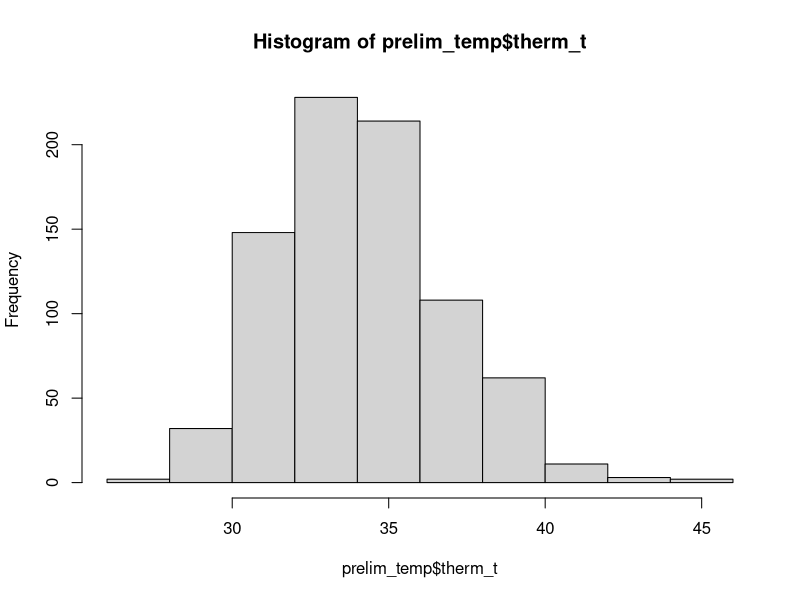
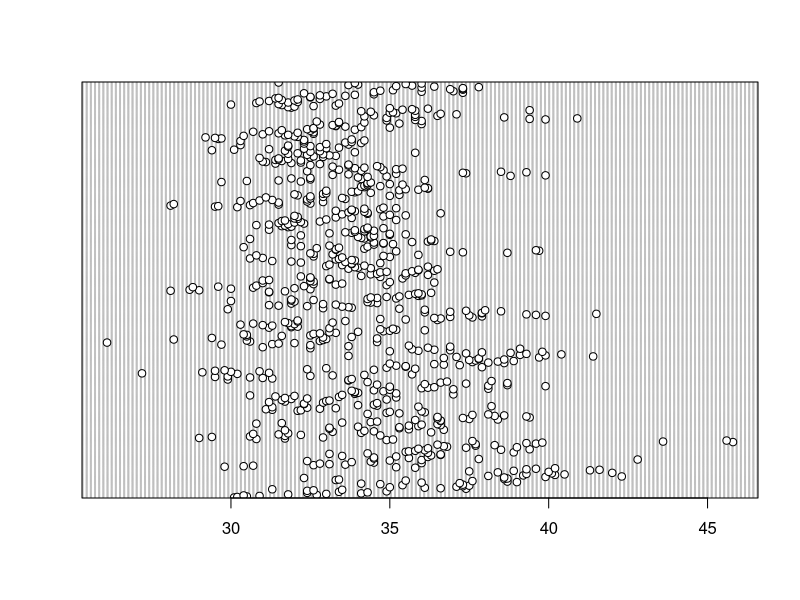
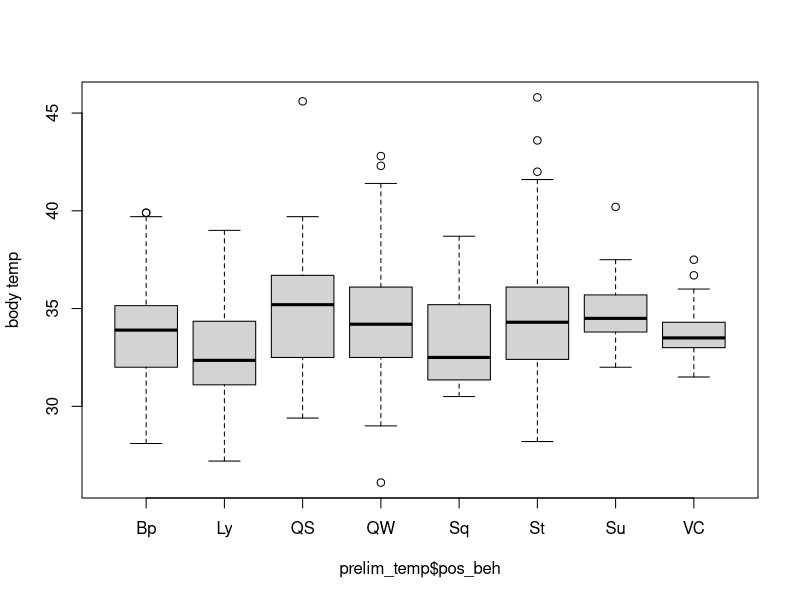
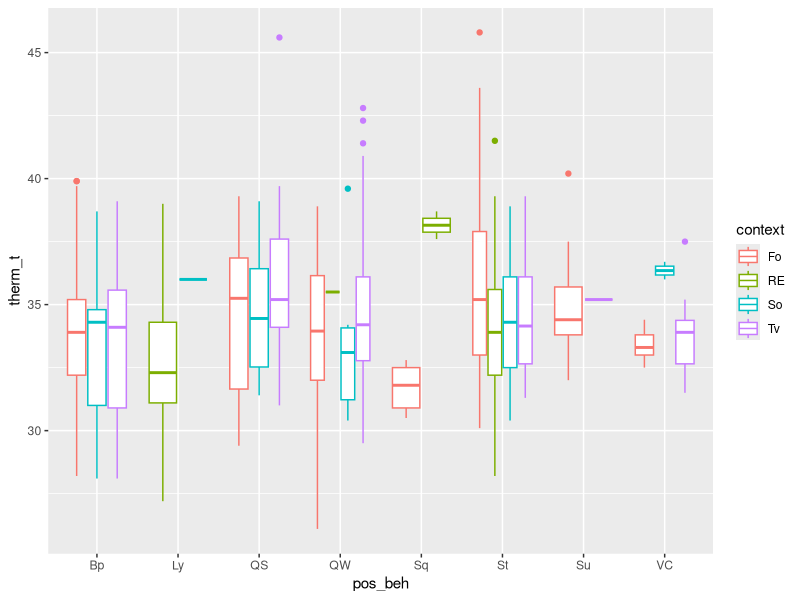
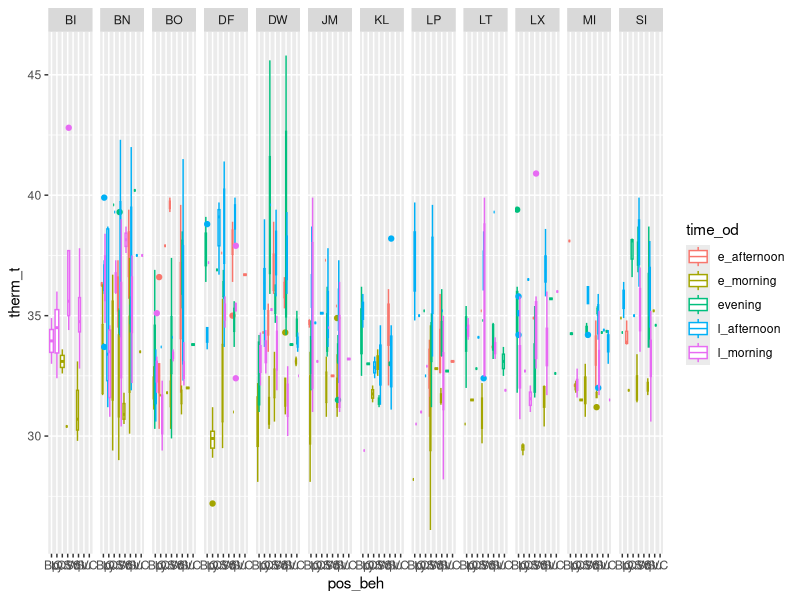

Source code (R) for these figures, in order: (Note: this script raises an error after producing the figures.)
# load libraries
library(tidyverse) 
library(readr) 
library(lubridate)
library(magrittr)
library(ggplot2)
library(car)
library(emmeans)

#read in data
prelim_tidy <- read_csv("_data/_tidy/prelim_data_tidycols.csv")
View(prelim_tidy)

bipedal_data <- read_csv("_summary/bipedal_table.csv")
View(bipedal_data)

#Omit any missing values:
summary(is.na(prelim_tidy))

prelim_temp<-na.omit(prelim_tidy)
View(prelim_temp)

#Combine positional behaviors into smaller categories
# suspensory = Cb, Br & QM
#Vertical climb and cling together
prelim_temp$pos_beh[prelim_temp$pos_beh == "Cb"] <- "Su"
prelim_temp$pos_beh[prelim_temp$pos_beh == "Br"] <- "Su"
prelim_temp$pos_beh[prelim_temp$pos_beh == "QM"] <- "Su"
prelim_temp$pos_beh[prelim_temp$pos_beh == "Vci"] <- "VC"
prelim_temp$pos_beh[prelim_temp$pos_beh == "Abp"] <- "Bp"
prelim_temp$pos_beh[prelim_temp$pos_beh == "BpS"] <- "Bp"
prelim_temp$pos_beh[prelim_temp$pos_beh == "BpW"] <- "Bp"

###
hist(prelim_temp$therm_t)
dotchart(prelim_temp$therm_t)
boxplot(prelim_temp$therm_t ~ prelim_temp$pos_beh,  ylab="body temp")

# Plot response against each predictor and random effect. 
ggplot(prelim_temp, aes(pos_beh, therm_t, color=context))+
  geom_boxplot()

ggplot(prelim_temp, aes(pos_beh, therm_t, color=time_od))+
  geom_boxplot()+
  facet_grid(.~individual)

##
with(prelim_temp, table(pos_beh, hab_type))
with(prelim_temp, table(pos_beh, time_od))
with(prelim_temp, table(pos_beh, hab_type, time_od))

## choosing models
### full model
therm_mod <- lmer(therm_t ~ pos_beh + time_od + sun + date + hab_type + context + 
                     (1|individual) + pos_beh*hab_type + pos_beh*sun + time_od*sun,
                     data = prelim_temp)

##minus pos_beh/sun interaction
therm_mod2 <- lmer(therm_t ~ pos_beh + time_od + sun + date + hab_type + context + 
                    (1|individual) + pos_beh*hab_type + time_od*sun,
                  data = prelim_temp)

##plus pos_beh*sun, minus pos_beh*hab_type
therm_mod3 <- lmer(therm_t ~ pos_beh + time_od + sun + date + hab_type + context + 
                     (1|individual) + pos_beh*sun + time_od*sun,
                   data = prelim_temp)

##minus interactions with pos_beh
therm_mod4 <- lmer(therm_t ~ pos_beh + time_od + sun + date + hab_type + context + 
                    (1|individual) + time_od*sun,
                  data = prelim_temp)

##minus all interactions
therm_mod5 <- lmer(therm_t ~ pos_beh + time_od + sun + date + hab_type + context + 
                     (1|individual),
                   data = prelim_temp)


### plus individual random effect
## GLMER ##
library(lme4)
therm_mod6 <- lmer(therm_t ~ pos_beh + time_od*sun + (1|individual), data = prelim_temp)

summary(therm_mod6)

#extract residuals
E1 <- resid(therm_mod6, type = "pearson")

#plot fitted vs residuals
F1 <- fitted(therm_mod6, type = "response")

plot(x = F1, 
     y = E1, 
     xlab = "Fitted values",
     ylab = "Pearson residuals", 
     cex.lab = 1.5)
abline(h = 0, lty = 2)


##plus context random effect
therm_mod7 <- lmer(therm_t ~ pos_beh + time_od*sun + (1|individual) + (1|context), data = prelim_temp)

summary(therm_mod7)

#extract residuals
E2 <- resid(therm_mod7, type = "pearson")

#plot fitted vs residuals
F2 <- fitted(therm_mod7, type = "response")

plot(x = F2, 
     y = E2, 
     xlab = "Fitted values",
     ylab = "Pearson residuals", 
     cex.lab = 1.5)
abline(h = 0, lty = 2)

###with habitat type
therm_mod8 <- lmer(therm_t ~ pos_beh + time_od*sun + hab_type + (1|individual) + (1|context), data = prelim_temp)

summary(therm_mod8)

#extract residuals
E3 <- resid(therm_mod8, type = "pearson")

#plot fitted vs residuals
F3 <- fitted(therm_mod8, type = "response")

plot(x = F3, 
     y = E3, 
     xlab = "Fitted values",
     ylab = "Pearson residuals", 
     cex.lab = 1.5)
abline(h = 0, lty = 2)

#### Model testing
###AIC
AIC(therm_mod1, therm_mod2, therm_mod3, therm_mod4, therm_mod5, therm_mod6, therm_mod7, therm_mod8)
